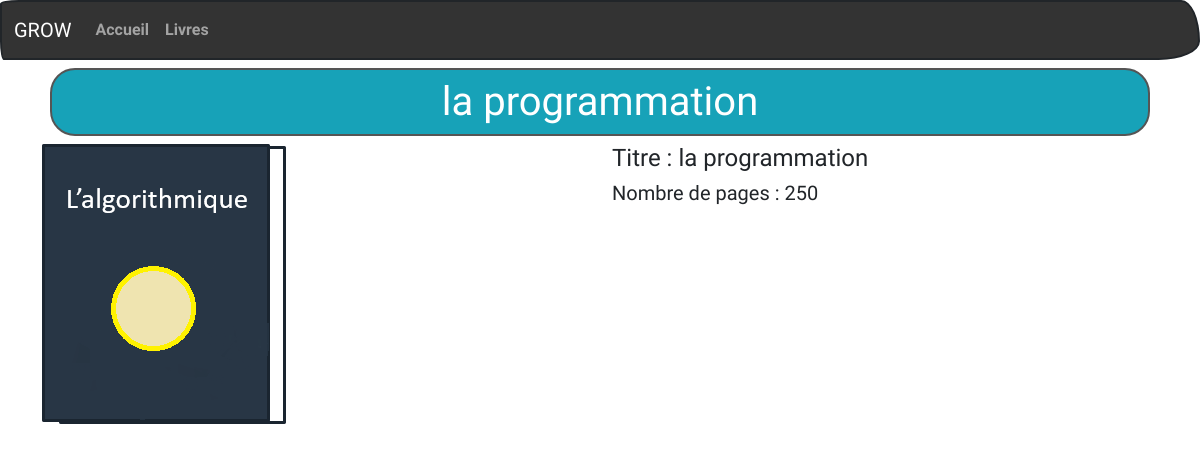
Page /livres/l/1 on the committed database.
### tables this page shows
CREATE TABLE IF NOT EXISTS `livres` (
  `id` int NOT NULL AUTO_INCREMENT,
  `titre` varchar(150) DEFAULT NULL,
  `nbpages` int DEFAULT NULL,
  `image` varchar(150) DEFAULT NULL,
  PRIMARY KEY (`id`)
);

### controllers/livresController.controller.php (called while the page is built, shortened)
<?php
        require_once "model/Livre.class.php";
        require_once 'model/LivreManager.class.php';
class LivreController
{
    private $livreManager;
    public function __construct()
    {
        $this->livreManager = new LivreManager;
        $this->livreManager->chargementLivre();
    }
    public function afficherLivreUn($id) {
        $livre = $this->livreManager->getLivreById($id);
        require "views/afficherLivre.views.php";
    }
}

### model/LivreManager.class.php (called while the page is built, shortened)
<?php
require_once 'Model.class.php';
require_once 'Livre.class.php';
class LivreManager extends Model{
    private $livres;
    public function ajoutLivre($livre)
    {
        $this->livres[] = $livre;
    }
    public function chargementLivre()
    {
        $req = $this->getBdd()->prepare('SELECT * FROM livres');
        $req->execute();
        $mesLivres = $req->fetchAll(PDO::FETCH_ASSOC);
    }
    public function getLivreByID($id)
    {
        for($i=0; $i <count($this->livres);$i++){
            if($this->livres[$i]->getId() === $id){
                return $this->livres[$i];
            }
        }
        throw new Exception("Le livre n'existe pas.");
    }
}

### model/Livre.class.php (called while the page is built, shortened)
<?php
class Livre
{
    private $id,
            $titre,
            $nbPages,
            $image;
    public function __construct($id,$titre,$nbPages,$image)
    {
        $this->id = $id;
        $this->titre = $titre;
        $this->nbPages = $nbPages;
        $this->image = $image;
    }
    public function getId()
    {
        return trim(htmlspecialchars($this->id));
    }
    public function getTitre()
    {
        return trim(htmlspecialchars($this->titre));
    }
    public function getnbPages()
    {
        return trim(htmlspecialchars($this->nbPages));
    }
    public function getImage()
    {
        return trim(htmlspecialchars($this->image));
    }
}

### model/Model.class.php (called while the page is built, shortened)
<?php
class Model
{
    private static $pdo;
    private static function setBdd()
    {
        self::$pdo = new PDO('mysql:host=localhost;port=3306;dbname=biblio1;charset=utf8', '****', '****');
        self::$pdo->setAttribute(PDO::ATTR_ERRMODE, PDO::ERRMODE_WARNING);
    }
    protected function getBdd()
    {
        return self::$pdo;
    }
}

### views/afficherLivre.views.php (the view, shortened to what this page needs)
<div class="row">
    <div class="col-6">
        <img src="<?= URL ?>public/images/<?= $livre->getImage();?>" alt="Couverture du livre">
    </div>
    <div class="col-6">
        <h4>Titre : <?= $livre->getTitre();?></h4>
        <h5>Nombre de pages : <?= $livre->getnbPages();?></h5>
    </div>
</div>
<?php
$content = ob_get_clean();
$titre = $livre->getTitre();
require 'template.php';
?>

### views/template.php (shortened to what this page needs)
<!DOCTYPE html>
<html lang="en">
<head>
    <link rel="stylesheet" href="https://bootswatch.com/5/sketchy/bootstrap.min.css">
</head>
<body>
    <nav class="navbar navbar-expand-lg navbar-dark bg-primary">
        <div class="container-fluid">
            <a class="navbar-brand" href="#">GROW</a>
            <div class="collapse navbar-collapse" id="navbarColor01">
                <ul class="navbar-nav me-auto">
                    <li class="nav-item">
                        <a class="nav-link" href="<?=URL?>accueil">Accueil</a>
                    </li>
                    <li class="nav-item">
                        <a class="nav-link" href="<?=URL?>livres">Livres</a>
                    </li>
                </ul>
            </div>
        </div>
    </nav>
<div class="container">
    <h1 class="rounded border border-dark p-2 m-2 text-center text-white bg-info"><?=$titre ?></h1>
    <?php echo $content ?>
</div>
</body>
</html>

### rows in the picture
livres: titre "la programmation", image (picture), nbpages "250"
